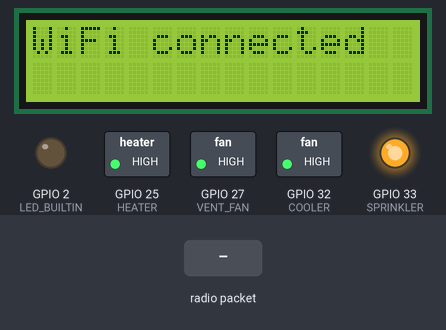
This sketch was run on a simulated ESP32. On the bench: 16×2 character LCD, switched loads named in the sketch (green lamp = pin HIGH), output pins drawn as LEDs (lit = HIGH). The inputs (shaded band) are chosen by the test bench. WiFi joins after 1.5 s; servers stay silent unless stated; uploads are accepted with an empty reply; no radio packets arrive unless stated; what the sketch prints to the serial monitor is not drawn.

Above: at 3.7 s.
At 4.7 s:
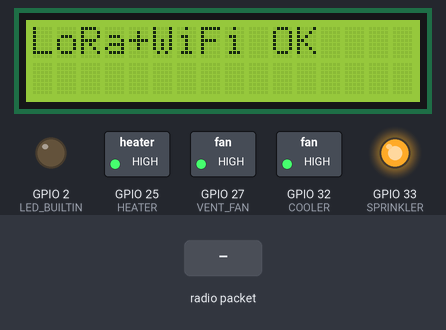
At 6.8 s:
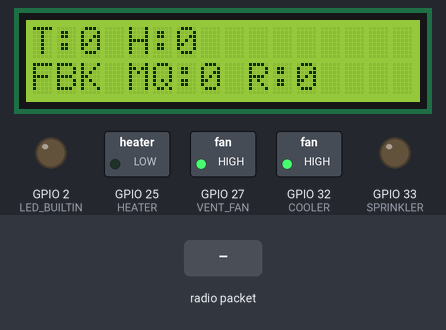
6.9 s: radio packet "manual" arrives
8.4 s: radio packet "esp32_fallback" arrives
11.4 s: radio packet "5" arrives
Timing chart, 0 to 14.4 s (numbered marks = the images above; inputs shaded):
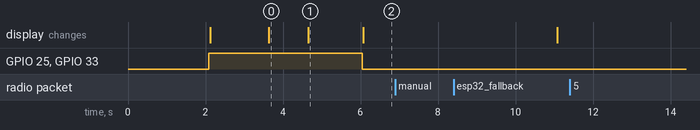

The sketch:

esp32_master_render.ino
```cpp
#include <WiFi.h>
#include <WiFiClientSecure.h>
#include <HTTPClient.h>
#include <ArduinoJson.h>
#include <LoRa.h>
#include <SPI.h>
#include <Wire.h>
#include <hd44780.h>
#include <hd44780ioClass/hd44780_I2Cexp.h>

#define LED_BUILTIN 2
#define VENT_FAN 27
#define HEATER 25
#define SPRINKLER 33
#define COOLER 32

#define F_BIT 0x08
#define H_BIT 0x04
#define S_BIT 0x02
#define C_BIT 0x01

#define TEMP_MIN_TH 25.0
#define TEMP_MAX_TH 35.0
#define HUM_MIN_TH 40.0
#define HUM_MAX_TH 70.0
#define GAS_MAX_TH 70

const char* WIFI_SSID = "Temp";
const char* WIFI_PASSWORD = "123445666";

const char* API_BASE = "https://ai-poultry-dashboard.onrender.com/api";
const char* NODE_ID = "N1";

const unsigned long CONTROL_REFRESH_MS = 5000;

hd44780_I2Cexp lcd;
WiFiClientSecure secureClient;

float latestTemp = 0;
float latestHum = 0;
int latestMq = 0;
int latestRssi = 0;
unsigned long lastControlCheck = 0;

void connectWiFi();
void blink(int cycle = 0);
void displayData(float temp, float hum, int mq, int rssi, const String& modeLabel);
void relayCtrl(uint8_t code);
uint8_t buildLocalRelayCode(float temp, float hum, int mq);
void applyManualRelayState(bool relay1On, bool relay2On);
void applyLocalFallback(float temp, float hum, int mq);
void applyMlRelayState(float temp, float hum, int mq, bool sprinklerOn);
bool postSensorData(float temp, float hum, int mq, bool sprinklerOn, bool fanOn);
bool fetchControlMode(String& controlMode, bool& relay1On, bool& relay2On);
bool fetchMlDecision(float temp, float hum, bool& sprinklerOn);

void setup() {
  Serial.begin(9600);
  delay(2000);

  SPI.begin(18, 19, 23, 5);
  Wire.begin(21, 22);
  lcd.begin(16, 2);
  lcd.backlight();

  lcd.clear();
  lcd.setCursor(0, 0);
  lcd.print("Init system");

  pinMode(LED_BUILTIN, OUTPUT);
  pinMode(VENT_FAN, OUTPUT);
  pinMode(HEATER, OUTPUT);
  pinMode(SPRINKLER, OUTPUT);
  pinMode(COOLER, OUTPUT);

  relayCtrl(0);

  LoRa.setPins(5, 14, 26);
  if (!LoRa.begin(433E6)) {
    lcd.clear();
    lcd.print("LoRa init fail");
    while (1) {
      blink(1);
      delay(1000);
    }
  }
  LoRa.setSyncWord(0xFF);

  secureClient.setInsecure();
  connectWiFi();

  lcd.clear();
  lcd.setCursor(0, 0);
  lcd.print("LoRa+WiFi OK");
  delay(1000);
}

void loop() {
  int packetLength = LoRa.parsePacket();
  if (packetLength) {
    latestRssi = LoRa.packetRssi();

    char buffer[64];
    int limit = 0;
    while (LoRa.available() && limit < packetLength && limit < 63) {
      buffer[limit++] = (char)LoRa.read();
      yield();
    }
    buffer[limit] = '\0';

    String data = String(buffer);
    Serial.print("Received: ");
    Serial.println(data);

    int i1 = data.indexOf(':');
    int i2 = data.indexOf(':', i1 + 1);

    if (i1 > 0 && i2 > i1) {
      latestTemp = data.substring(0, i1).toFloat();
      latestHum = data.substring(i1 + 1, i2).toFloat();
      latestMq = data.substring(i2 + 1).toInt();
    } else {
      Serial.println("Invalid packet format");
      return;
    }
  }

  if (millis() - lastControlCheck < CONTROL_REFRESH_MS) {
    return;
  }
  lastControlCheck = millis();

  bool sprinklerOnNow = digitalRead(SPRINKLER) == LOW;
  bool fanOnNow = digitalRead(VENT_FAN) == LOW;
  postSensorData(latestTemp, latestHum, latestMq, sprinklerOnNow, fanOnNow);

  String controlMode = "esp32_fallback";
  bool relay1On = false;
  bool relay2On = false;
  bool hasCloudMode = fetchControlMode(controlMode, relay1On, relay2On);

  if (!hasCloudMode) {
    applyLocalFallback(latestTemp, latestHum, latestMq);
    displayData(latestTemp, latestHum, latestMq, latestRssi, "FBK");
    return;
  }

  if (controlMode == "manual") {
    applyManualRelayState(relay1On, relay2On);
    displayData(latestTemp, latestHum, latestMq, latestRssi, "MAN");
    return;
  }

  if (controlMode == "esp32_fallback") {
    applyLocalFallback(latestTemp, latestHum, latestMq);
    displayData(latestTemp, latestHum, latestMq, latestRssi, "FBK");
    return;
  }

  bool sprinklerOn = false;
  if (fetchMlDecision(latestTemp, latestHum, sprinklerOn)) {
    applyMlRelayState(latestTemp, latestHum, latestMq, sprinklerOn);
    displayData(latestTemp, latestHum, latestMq, latestRssi, "ML ");
  } else {
    applyLocalFallback(latestTemp, latestHum, latestMq);
    displayData(latestTemp, latestHum, latestMq, latestRssi, "FBK");
  }
}

void connectWiFi() {
  WiFi.mode(WIFI_STA);
  WiFi.begin(WIFI_SSID, WIFI_PASSWORD);

  lcd.clear();
  lcd.setCursor(0, 0);
  lcd.print("Connecting WiFi");

  int attempts = 0;
  while (WiFi.status() != WL_CONNECTED && attempts < 30) {
    delay(500);
    Serial.print(".");
    attempts++;
  }
  Serial.println();

  lcd.clear();
  if (WiFi.status() == WL_CONNECTED) {
    lcd.print("WiFi connected");
    Serial.println(WiFi.localIP());
  } else {
    lcd.print("WiFi failed");
  }
  delay(1000);
}

void blink(int cycle) {
  for (int i = 0; i < cycle; i++) {
    digitalWrite(LED_BUILTIN, LOW);
    delay(150);
    digitalWrite(LED_BUILTIN, HIGH);
    delay(150);
  }
}

void displayData(float temp, float hum, int mq, int rssi, const String& modeLabel) {
  lcd.clear();
  lcd.setCursor(0, 0);
  lcd.print("T:");
  lcd.print((int)temp);
  lcd.print(" H:");
  lcd.print((int)hum);

  lcd.setCursor(0, 1);
  lcd.print(modeLabel);
  lcd.print(" MQ:");
  lcd.print(mq);
  lcd.print(" R:");
  lcd.print(rssi);
}

void relayCtrl(uint8_t code) {
  digitalWrite(VENT_FAN, (code & F_BIT) ? LOW : HIGH);
  digitalWrite(HEATER, (code & H_BIT) ? LOW : HIGH);
  digitalWrite(SPRINKLER, (code & S_BIT) ? LOW : HIGH);
  digitalWrite(COOLER, (code & C_BIT) ? LOW : HIGH);
}

uint8_t buildLocalRelayCode(float temp, float hum, int mq) {
  uint8_t code = 0;

  if (temp <= TEMP_MIN_TH) {
    code |= H_BIT;
  } else if (temp >= TEMP_MAX_TH) {
    code |= F_BIT | C_BIT;
  }

  if (hum <= HUM_MIN_TH) {
    code |= S_BIT;
  } else if (hum >= HUM_MAX_TH) {
    code |= F_BIT;
    code &= ~C_BIT;
  }

  if (mq >= GAS_MAX_TH) {
    code |= F_BIT;
  }

  return code;
}

void applyManualRelayState(bool relay1On, bool relay2On) {
  uint8_t code = 0;
  if (relay1On) {
    code |= S_BIT;
  }
  if (relay2On) {
    code |= F_BIT;
  }
  relayCtrl(code);
}

void applyLocalFallback(float temp, float hum, int mq) {
  relayCtrl(buildLocalRelayCode(temp, hum, mq));
}

void applyMlRelayState(float temp, float hum, int mq, bool sprinklerOn) {
  uint8_t code = buildLocalRelayCode(temp, hum, mq);

  if (sprinklerOn) {
    code |= S_BIT;
  } else {
    code &= ~S_BIT;
  }

  relayCtrl(code);
}

bool postSensorData(float temp, float hum, int mq, bool sprinklerOn, bool fanOn) {
  if (WiFi.status() != WL_CONNECTED) {
    connectWiFi();
    if (WiFi.status() != WL_CONNECTED) {
      return false;
    }
  }

  HTTPClient http;
  String url = String(API_BASE) + "/data";
  http.begin(secureClient, url);
  http.addHeader("Content-Type", "application/json");

  DynamicJsonDocument doc(256);
  doc["node_id"] = NODE_ID;
  doc["temperature"] = temp;
  doc["humidity"] = hum;
  doc["ammonia"] = mq;
  doc["relay1_on"] = sprinklerOn;
  doc["relay2_on"] = fanOn;
  doc["reading_source"] = "hardware";

  String body;
  serializeJson(doc, body);
  int httpCode = http.POST(body);
  Serial.printf("POST /data -> %d\n", httpCode);
  http.end();
  return httpCode > 0 && httpCode < 300;
}

bool fetchControlMode(String& controlMode, bool& relay1On, bool& relay2On) {
  if (WiFi.status() != WL_CONNECTED) {
    connectWiFi();
    if (WiFi.status() != WL_CONNECTED) {
      return false;
    }
  }

  HTTPClient http;
  String url = String(API_BASE) + "/control/state/" + NODE_ID;
  http.begin(secureClient, url);
  int httpCode = http.GET();
  if (httpCode <= 0) {
    Serial.printf("GET control -> %d\n", httpCode);
    http.end();
    return false;
  }

  String response = http.getString();
  http.end();

  DynamicJsonDocument doc(256);
  DeserializationError error = deserializeJson(doc, response);
  if (error) {
    Serial.println("Control JSON parse failed");
    return false;
  }

  controlMode = doc["control_mode"].as<String>();
  relay1On = doc["relay1_on"] | false;
  relay2On = doc["relay2_on"] | false;
  return true;
}

bool fetchMlDecision(float temp, float hum, bool& sprinklerOn) {
  if (WiFi.status() != WL_CONNECTED) {
    connectWiFi();
    if (WiFi.status() != WL_CONNECTED) {
      return false;
    }
  }

  HTTPClient http;
  String url = String(API_BASE) + "/ml/predict";
  http.begin(secureClient, url);
  http.addHeader("Content-Type", "application/json");

  DynamicJsonDocument requestDoc(128);
  requestDoc["temperature"] = temp;
  requestDoc["humidity"] = hum;

  String body;
  serializeJson(requestDoc, body);

  int httpCode = http.POST(body);
  if (httpCode <= 0 || httpCode >= 300) {
    Serial.printf("POST /ml/predict -> %d\n", httpCode);
    http.end();
    return false;
  }

  String response = http.getString();
  http.end();

  DynamicJsonDocument responseDoc(256);
  DeserializationError error = deserializeJson(responseDoc, response);
  if (error) {
    Serial.println("ML JSON parse failed");
    return false;
  }

  sprinklerOn = responseDoc["sprinkler_on"] | false;
  return true;
}
```

Measured:
- after the input at 6.9 s, every drawn part: stays the same
- after the input at 11.4 s, every drawn part: stays the same
- what the display in image 0 shows lasts 1.0 s, from 3.6 s to 4.6 s
- what the display in image 1 shows lasts 1.5 s, from 4.6 s to 6.1 s
